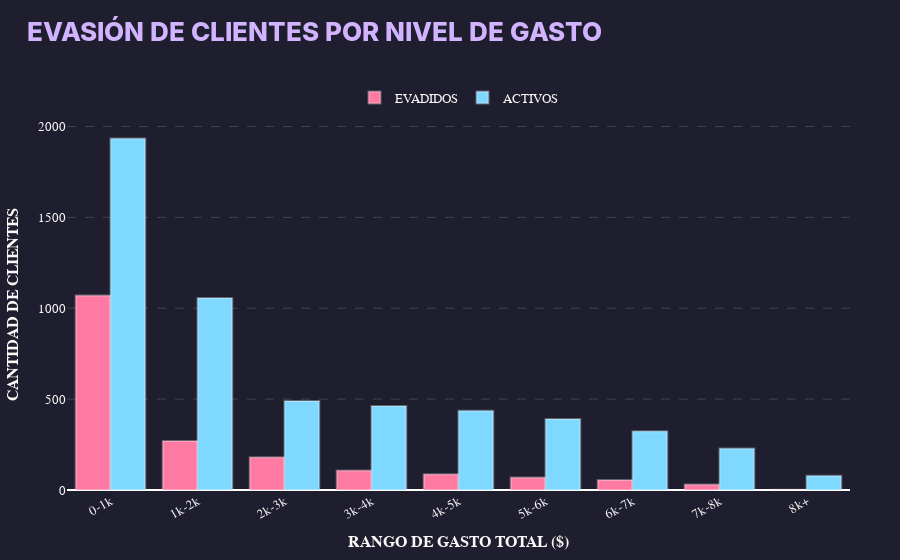

The cell this chart's notebook holds for it:
### Code cell
# Configuración de estilos
DARK_BG = '#1e1e2e'
LIGHT_TEXT = '#f8f8f8'
EVASION_COLOR = '#ff7aa2'
RETENTION_COLOR = '#7fd8ff'
TITLE_COLOR = '#d1b3ff'

# Preparación de datos para el análisis de churn por rango de gasto
# Crear rangos de gasto
bins = [0, 1000, 2000, 3000, 4000, 5000, 6000, 7000, 8000, 8684.8]
labels = ['0-1k', '1k-2k', '2k-3k', '3k-4k', '4k-5k', '5k-6k', '6k-7k', '7k-8k', '8k+']
data['Rango_gasto'] = pd.cut(data['Charges.Total'], bins=bins, labels=labels, right=False)

churn_analysis = data.groupby('Rango_gasto')['Churn'].agg(
    Total_clientes='count',
    Clientes_evadidos='sum',
    Clientes_activos=lambda x: len(x) - sum(x)
).reset_index()

# Calcular porcentajes
churn_analysis['%_evasion'] = (churn_analysis['Clientes_evadidos'] / churn_analysis['Total_clientes']) * 100
churn_analysis['%_retencion'] = (churn_analysis['Clientes_activos'] / churn_analysis['Total_clientes']) * 100

# Visualización
fig = go.Figure()

# Barras
fig.add_trace(go.Bar(
    x=churn_analysis['Rango_gasto'],
    y=churn_analysis['Clientes_evadidos'],
    name='EVADIDOS',
    marker=dict(color=EVASION_COLOR, line=dict(width=2, color='rgba(255,255,255,0.3)')),
    hovertemplate="<b>%{x}</b><br>Evadidos: %{y} (%{customdata:.1f}%)<extra></extra>",
    customdata=churn_analysis['%_evasion']
))

fig.add_trace(go.Bar(
    x=churn_analysis['Rango_gasto'],
    y=churn_analysis['Clientes_activos'],
    name='ACTIVOS',
    marker=dict(color=RETENTION_COLOR, line=dict(width=2, color='rgba(255,255,255,0.3)')),
    hovertemplate="<b>%{x}</b><br>Activos: %{y} (%{customdata:.1f}%)<extra></extra>",
    customdata=churn_analysis['%_retencion']
))

# Diseño
fig.update_layout(
    title={
        'text': "<span style='font-size:26px; font-weight:800;'>EVASIÓN DE CLIENTES POR NIVEL DE GASTO</span>",
        'y':0.95,
        'x':0.03,
        'xanchor': 'left',
        'font': {'color': TITLE_COLOR}
    },
    plot_bgcolor=DARK_BG,
    paper_bgcolor=DARK_BG,
    font=dict(family="Segoe UI, Arial", size=13, color=LIGHT_TEXT),
    xaxis=dict(
        title="<b>RANGO DE GASTO TOTAL ($)</b>",
        showgrid=False,
        tickangle=-30
    ),
    yaxis=dict(
        title="<b>CANTIDAD DE CLIENTES</b>",
        gridcolor='rgba(200,200,200,0.2)',
        griddash='dash'
    ),
    hovermode="x unified",
    legend=dict(
        orientation="h",
        yanchor="bottom",
        y=1.02,
        xanchor="center",
        x=0.5
    ),
    barmode='group',
    margin=dict(l=50, r=50, t=120, b=50)
)

fig.show()
fig.write_html("Evasion_gasto_total.html")

### Figure 1 — Plotly figure (JSON) as saved in the notebook; plotly's stock layout.template omitted (floating-point values rounded to 4 significant figures)
{"data": [{"customdata": [35.62, 20.3, 26.87, 18.8, 16.48, 15.0, 14.55, 11.63, 2.5], "hovertemplate": "<b>%{x}</b><br>Evadidos: %{y} (%{customdata:.1f}%)<extra></extra>", "marker": {"color": "#ff7aa2", "line": {"color": "rgba(255,255,255,0.3)", "width": 2}}, "name": "EVADIDOS", "type": "bar", "x": ["0-1k", "1k-2k", "2k-3k", "3k-4k", "4k-5k", "5k-6k", "6k-7k", "7k-8k", "8k+"], "y": [1070, 269, 180, 107, 86, 69, 55, 30, 2]}, {"customdata": [64.38, 79.7, 73.13, 81.2, 83.52, 85.0, 85.45, 88.37, 97.5], "hovertemplate": "<b>%{x}</b><br>Activos: %{y} (%{customdata:.1f}%)<extra></extra>", "marker": {"color": "#7fd8ff", "line": {"color": "rgba(255,255,255,0.3)", "width": 2}}, "name": "ACTIVOS", "type": "bar", "x": ["0-1k", "1k-2k", "2k-3k", "3k-4k", "4k-5k", "5k-6k", "6k-7k", "7k-8k", "8k+"], "y": [1934, 1056, 490, 462, 436, 391, 323, 228, 78]}], "layout": {"barmode": "group", "font": {"color": "#f8f8f8", "family": "Segoe UI, Arial", "size": 13}, "hovermode": "x unified", "legend": {"orientation": "h", "x": 0.5, "xanchor": "center", "y": 1.02, "yanchor": "bottom"}, "margin": {"b": 50, "l": 50, "r": 50, "t": 120}, "paper_bgcolor": "#1e1e2e", "plot_bgcolor": "#1e1e2e", "title": {"font": {"color": "#d1b3ff"}, "text": "<span style='font-size:26px; font-weight:800;'>EVASIÓN DE CLIENTES POR NIVEL DE GASTO</span>", "x": 0.03, "xanchor": "left", "y": 0.95}, "xaxis": {"showgrid": false, "tickangle": -30, "title": {"text": "<b>RANGO DE GASTO TOTAL ($)</b>"}}, "yaxis": {"gridcolor": "rgba(200,200,200,0.2)", "griddash": "dash", "title": {"text": "<b>CANTIDAD DE CLIENTES</b>"}}}}
